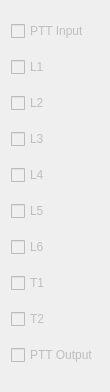
<?xml version="1.0" encoding="UTF-8"?>
<ui version="4.0">
 <class>ControlMain</class>
 <widget class="QMainWindow" name="ControlMain">
  <property name="enabled">
   <bool>false</bool>
  </property>
  <property name="geometry">
   <rect>
    <x>0</x>
    <y>0</y>
    <width>110</width>
    <height>392</height>
   </rect>
  </property>
  <property name="windowTitle">
   <string>Minos Line Control</string>
  </property>
  <widget class="QWidget" name="centralWidget">
   <layout class="QVBoxLayout" name="verticalLayout">
    <item>
     <widget class="QCheckBox" name="PTTInCheckBox">
      <property name="enabled">
       <bool>false</bool>
      </property>
      <property name="text">
       <string>PTT Input</string>
      </property>
     </widget>
    </item>
    <item>
     <widget class="QCheckBox" name="L1CheckBox">
      <property name="enabled">
       <bool>false</bool>
      </property>
      <property name="text">
       <string>L1</string>
      </property>
     </widget>
    </item>
    <item>
     <widget class="QCheckBox" name="L2CheckBox">
      <property name="enabled">
       <bool>false</bool>
      </property>
      <property name="text">
       <string>L2</string>
      </property>
     </widget>
    </item>
    <item>
     <widget class="QCheckBox" name="L3CheckBox">
      <property name="enabled">
       <bool>false</bool>
      </property>
      <property name="text">
       <string>L3</string>
      </property>
     </widget>
    </item>
    <item>
     <widget class="QCheckBox" name="L4CheckBox">
      <property name="enabled">
       <bool>false</bool>
      </property>
      <property name="text">
       <string>L4</string>
      </property>
     </widget>
    </item>
    <item>
     <widget class="QCheckBox" name="L5CheckBox">
      <property name="text">
       <string>L5</string>
      </property>
     </widget>
    </item>
    <item>
     <widget class="QCheckBox" name="L6CheckBox">
      <property name="text">
       <string>L6</string>
      </property>
     </widget>
    </item>
    <item>
     <widget class="QCheckBox" name="T1CheckBox">
      <property name="text">
       <string>T1</string>
      </property>
     </widget>
    </item>
    <item>
     <widget class="QCheckBox" name="T2CheckBox">
      <property name="text">
       <string>T2</string>
      </property>
     </widget>
    </item>
    <item>
     <widget class="QCheckBox" name="PTTOutCheckBox">
      <property name="enabled">
       <bool>false</bool>
      </property>
      <property name="text">
       <string>PTT Output</string>
      </property>
     </widget>
    </item>
   </layout>
  </widget>
 </widget>
 <layoutdefault spacing="6" margin="11"/>
 <resources/>
 <connections/>
</ui>
